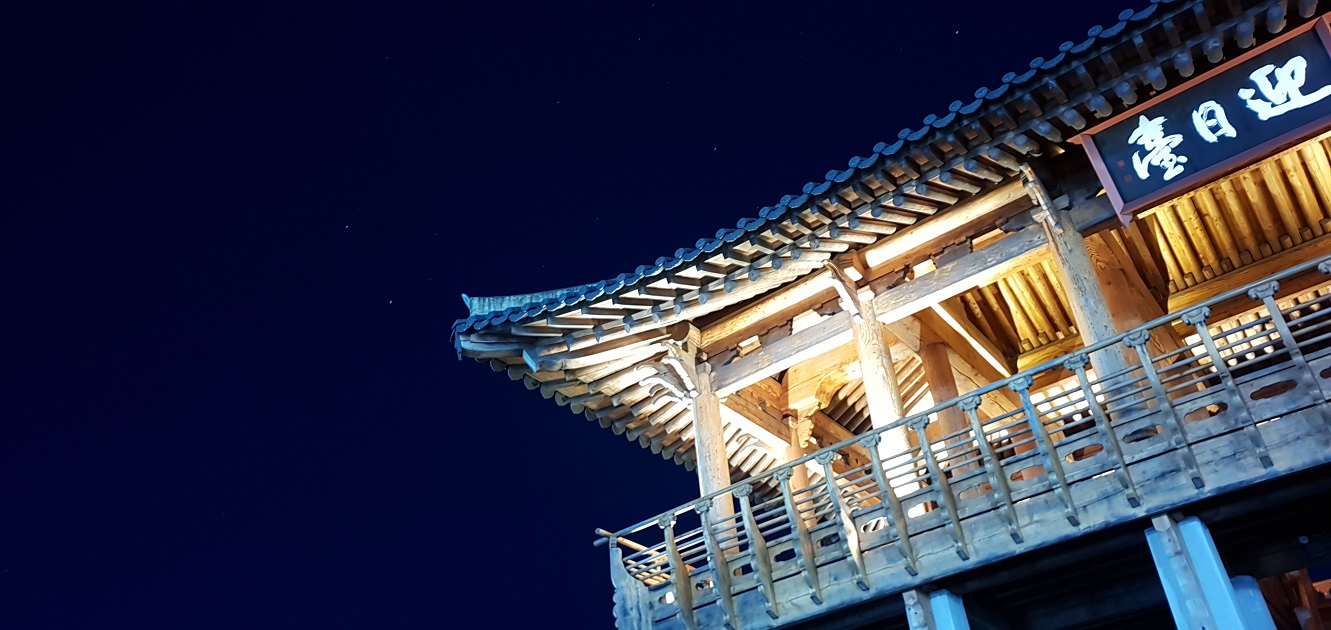
#> input picture OpenCV/10-convolutionAndMask/images/po.jpg, 1331 x 630 px
$ python 102-1-sobel-getx.py
#> lines starting #> are read from the running program, lines starting #| are printed output that depends on the picture; after the words box and inside, x2 and y2 are one past the last pixel; in counts of white or black regions, pixels touching at a corner belong together
import cv2 as cv
import os

os.chdir('10-convolutionAndMask\\images')
img_color = cv.imread('po.jpg')
#> img_color is the input picture: shape (630, 1331, 3); mean B, G, R 73.9, 52.5, 50.3
img_gray = cv.cvtColor(img_color, cv.COLOR_BGR2GRAY)
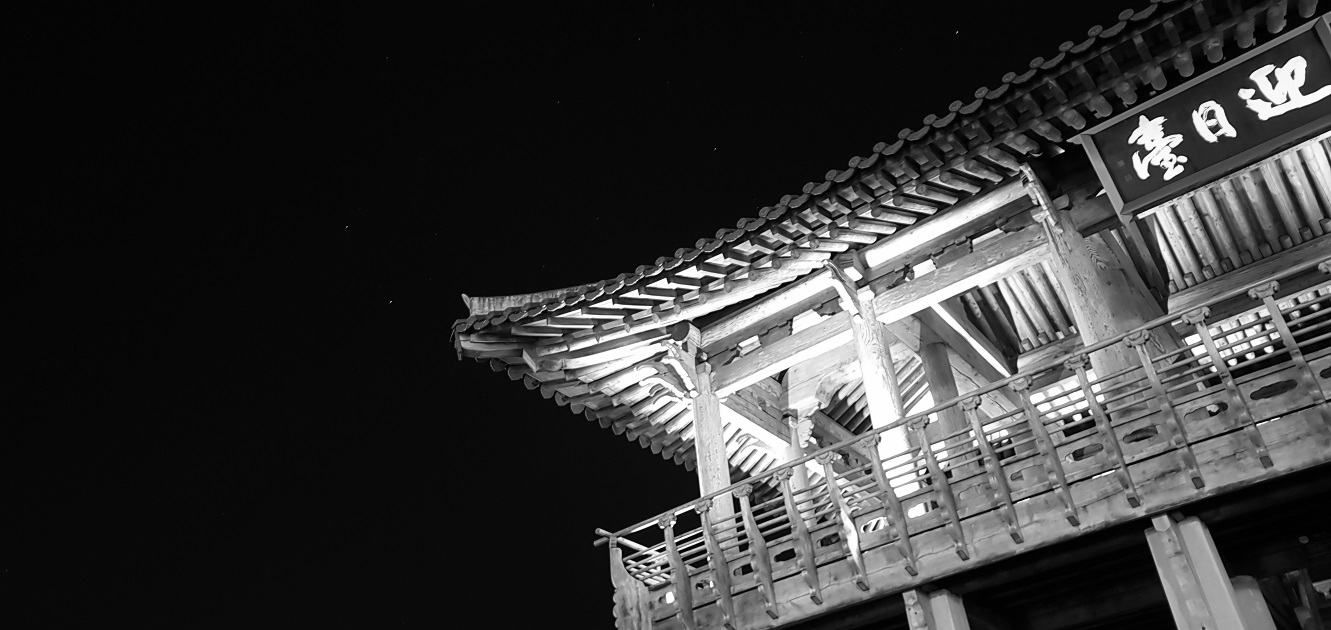
#> img_gray: shape (630, 1331); min 0, max 255, mean 54.3

img_sobel_x1 = cv.Sobel(img_gray, cv.CV_64F, 1, 0, ksize=3)
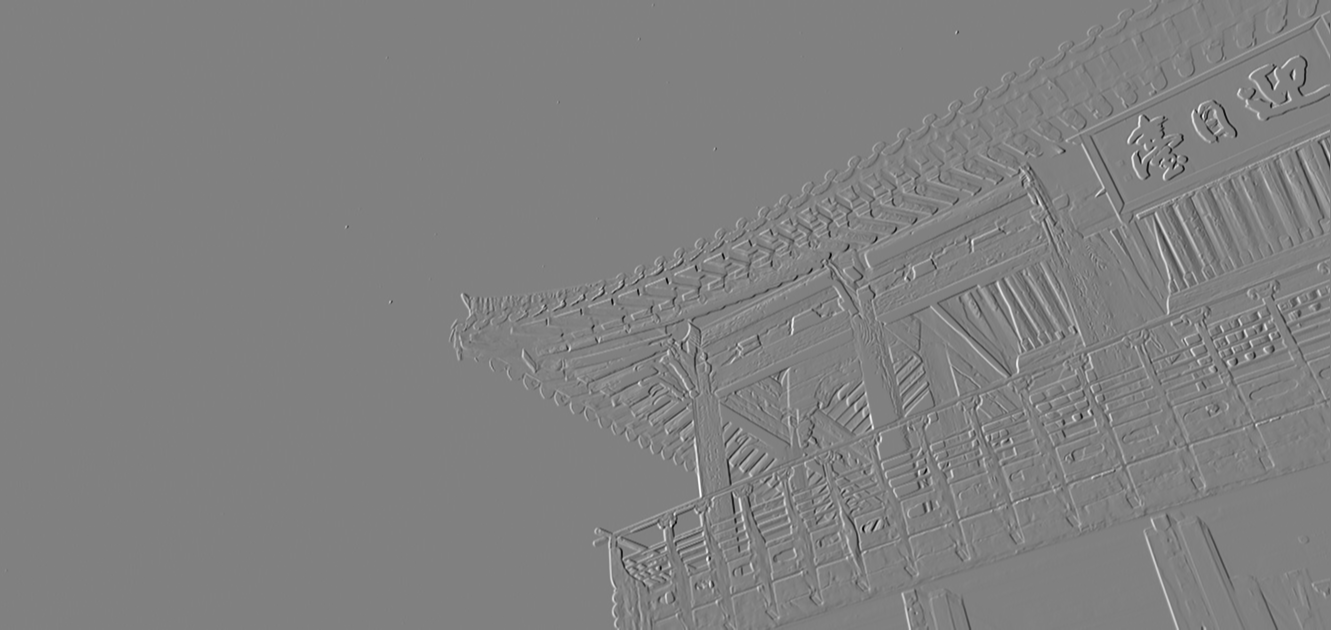
#> img_sobel_x1: shape (630, 1331) float64; min -1000, max 983, mean 0.4; drawn with min black and max white
img_sobel_x2 = cv.convertScaleAbs(img_sobel_x1)
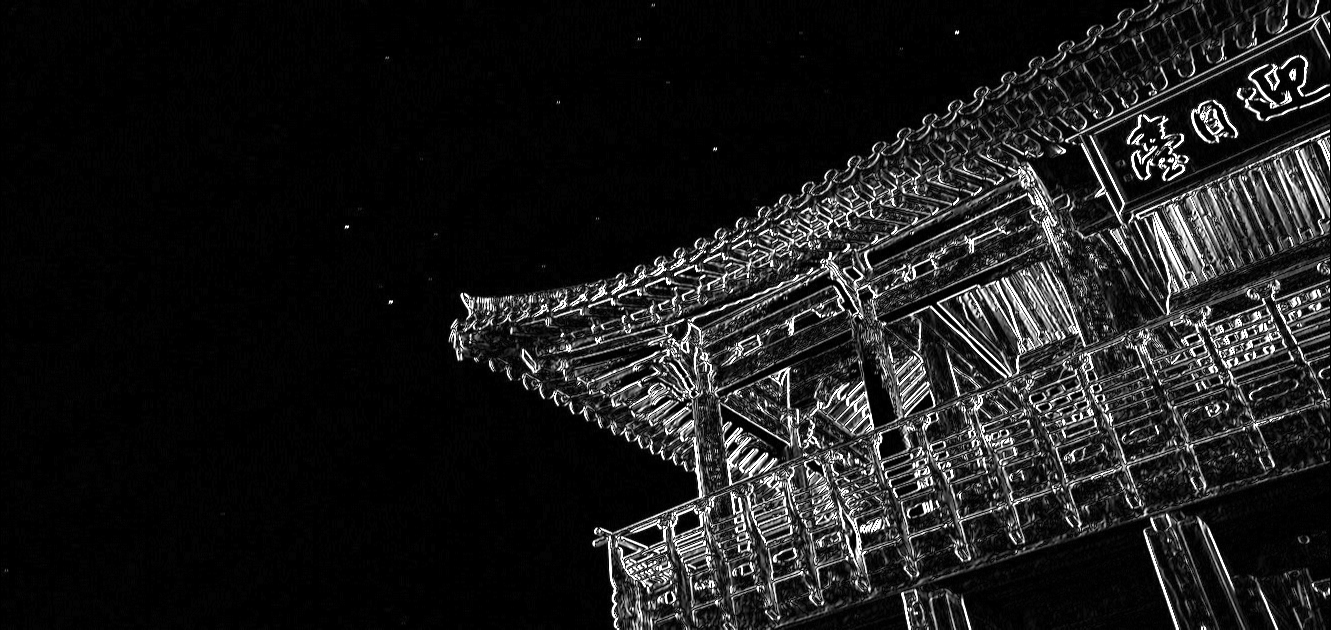
#> img_sobel_x2: shape (630, 1331); min 0, max 255, mean 27.5

cv.imshow('x1', img_sobel_x1)
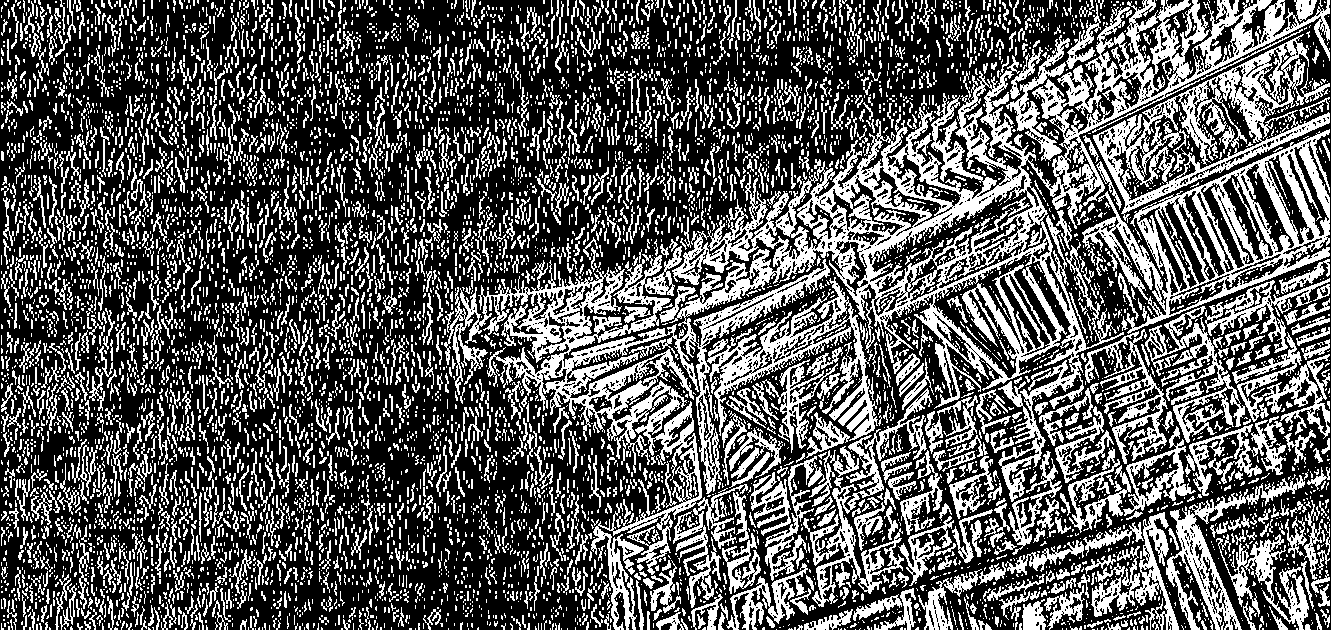
#> window 'x1': shape (630, 1331); 35.3% white; 7940 white regions (5926 under 20 px), largest, box (x1, y1, x2, y2) and area: (444, 0, 1330, 630) 72996, (1082, 129, 1330, 334) 12771, (1093, 34, 1330, 223) 10640
cv.imshow('x2', img_sobel_x2)

cv.waitKey(0)
cv.destroyAllWindows()

$ run again, with OpenCV/10-convolutionAndMask/images/car.jpg copied over OpenCV/10-convolutionAndMask/images/po.jpg
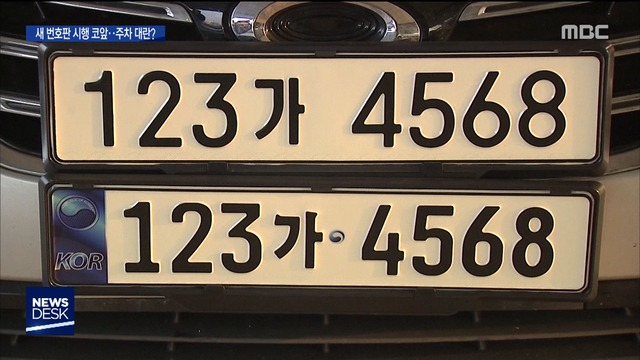
#> input picture OpenCV/10-convolutionAndMask/images/car.jpg, 640 x 360 px
#> img_color is the input picture: shape (360, 640, 3); mean B, G, R 79.8, 94.1, 106
#> `img_sobel_x2 = cv.convertScaleAbs(img_sobel_x1)`:
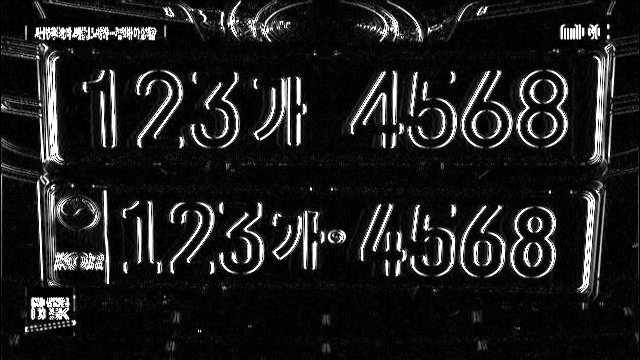
#> img_sobel_x2: shape (360, 640); min 0, max 255, mean 29.2
#> `cv.imshow('x1', img_sobel_x1)`:
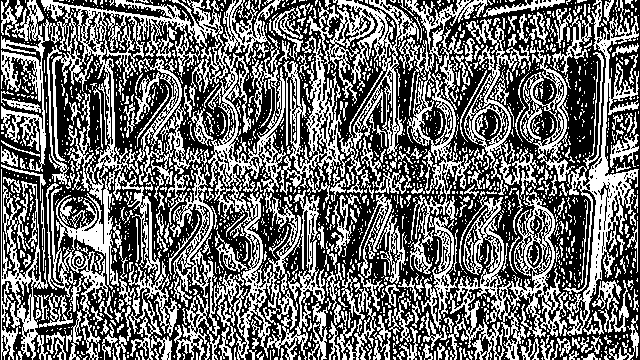
#> window 'x1': shape (360, 640); 43.1% white in thin lines or dots
